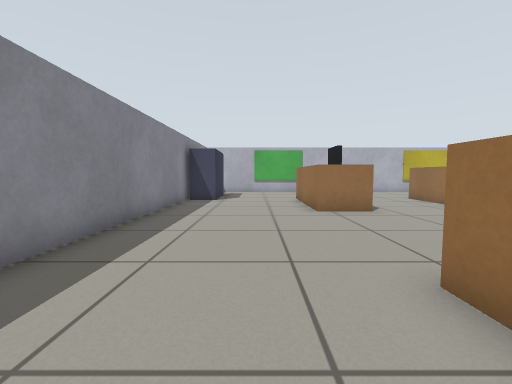
view 1 (above)

18 first-person views from a walk through a Gazebo world. The camera is 0.61 m above the floor, tilts 4° down and sees 90° across. The floor is counted in squares, 0.5 m on a side. Each view is taken from the middle of a square. On the plan, view 1 faces up. The plan holds only what a view shows up to about 12 squares ahead; the rest is blank.

view 2
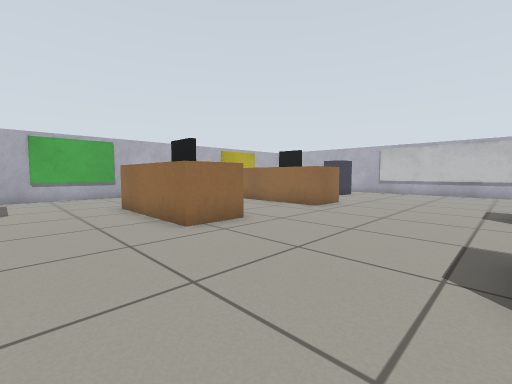

view 3
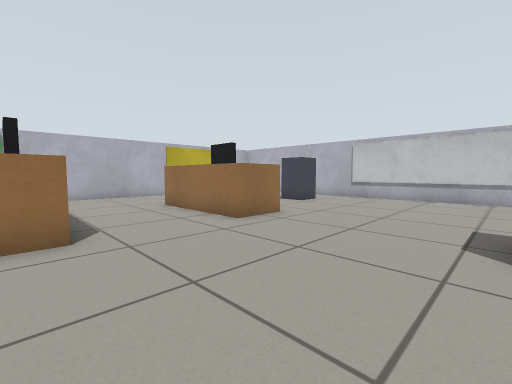

view 4
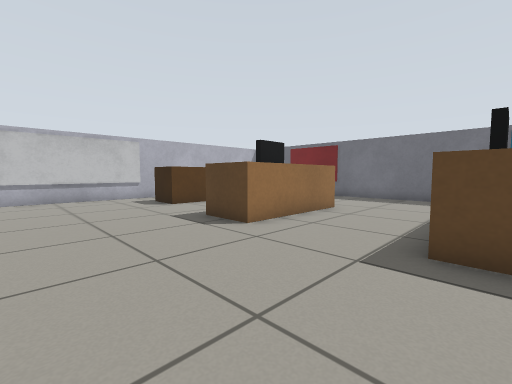

view 5
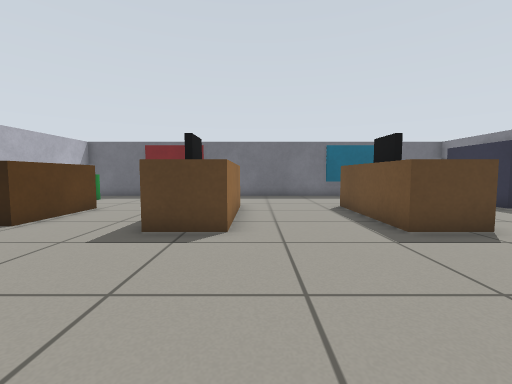

view 6
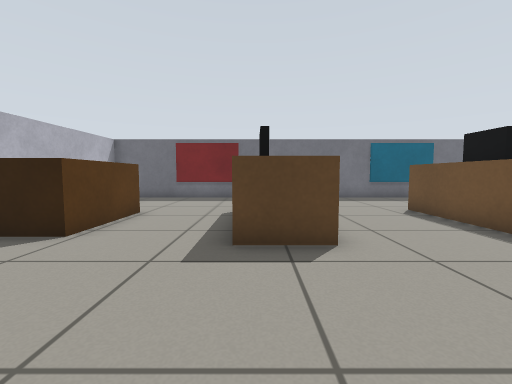

view 7
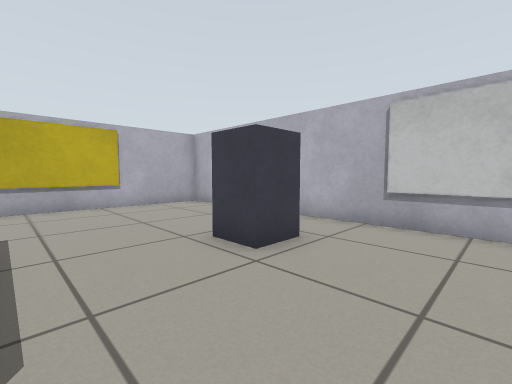

view 8
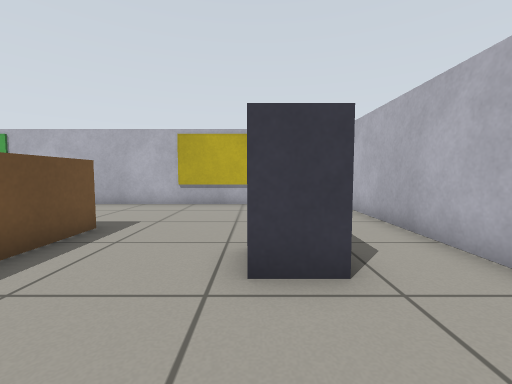

view 9
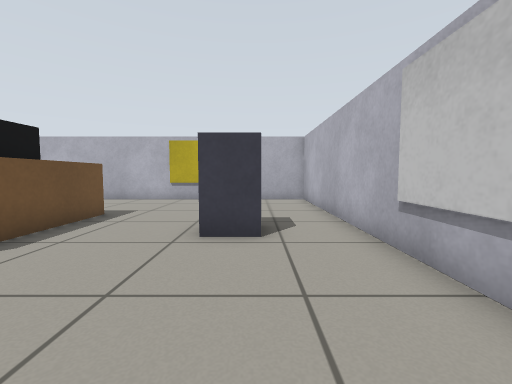

view 10
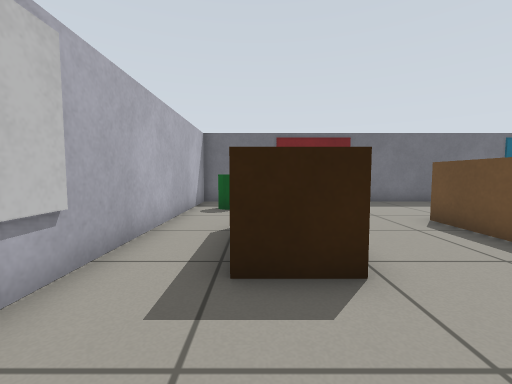

view 11
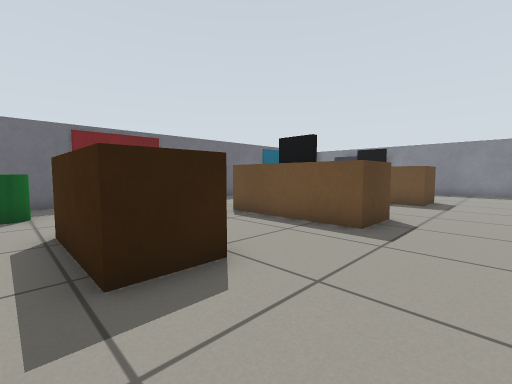

view 12
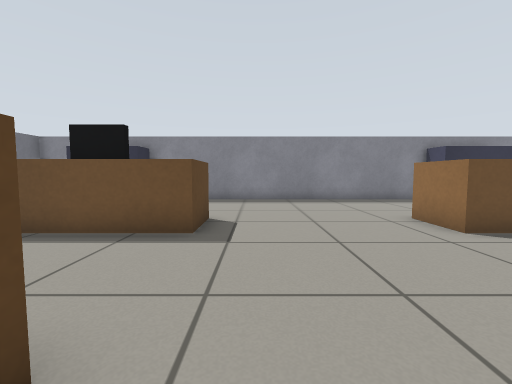

view 13
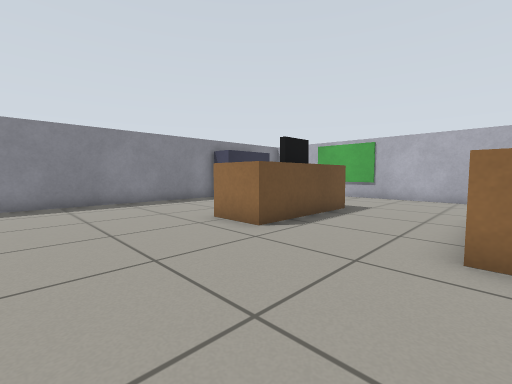

view 14
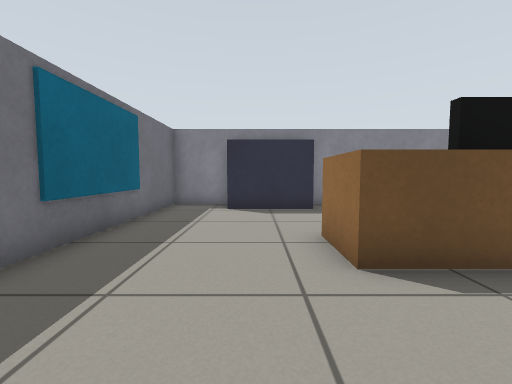

view 15
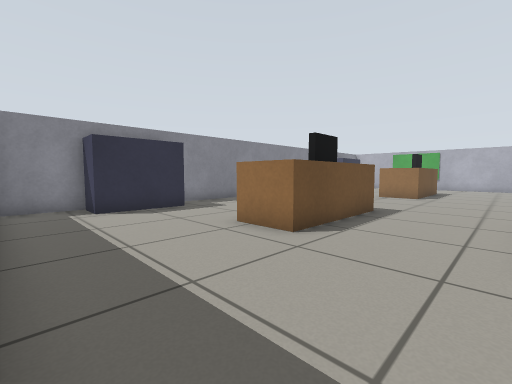

view 16
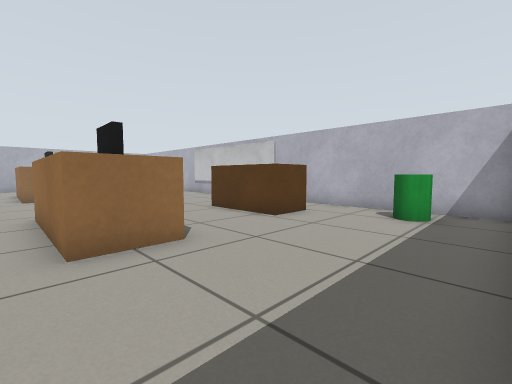

view 17
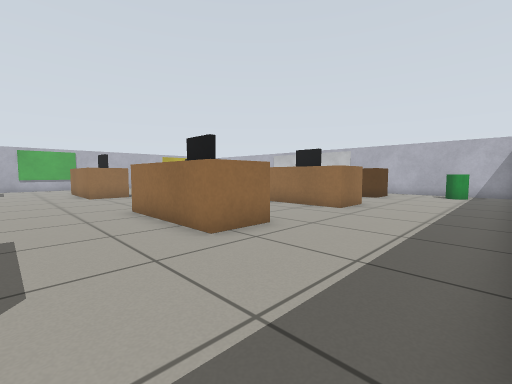

view 18
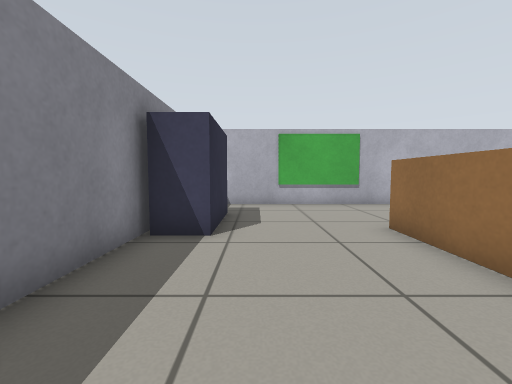

### Floor plan
Points are (right, up) in squares from view 1. A wall is a line through its corners. A room is listed if a view was taken in it or the views show most of it. See-through windows are left out.
Room 1 (views 1, 2, 3, 4, 5, 6, 7, 8, 9, 10, 11, 12, 13, 14, 15, 16, 17, 18)
walls: (16.3, 8.4) (16.3, 17.3) (12.4, 17.3); (-3.3, 11.2) (-3.3, -0.4); (10.6, 17.3) (2.4, 17.3); (0.5, 17.3) (-2.2, 17.3); (2.5, -6.3) (9, -6.3); (-3.3, -4.6) (-3.3, -6.3) (0.6, -6.3); (13, -6.3) (16.3, -6.3) (16.3, 2.6)
objects: cabinet (-3, -4) to (-2, -1); cabinet (-3, 12) to (-2, 15); picture (1, -6) to (2, -6); picture (1, 17) to (2, 17); brown box (2, -1) to (4, 2); brown box (2, 9) to (4, 12); brown box (8, -1) to (9, 2); brown box (8, 9) to (9, 12); picture (11, -6) to (12, -6); picture (11, 17) to (12, 17); brown box (13, -1) to (14, 2); grey box (13, 10) to (14, 11); bin (15, -4); board (16, 3) to (16, 8)

Where each view was taken, in squares from view 1:
view 1: 0 up, 0 right, facing up
view 2: 3 up, 1 left, facing up-right
view 3: 3 up, 3 right, facing up-right
view 4: 7 up, 3 right, facing down-right
view 5: 8 up, 7 right, facing down
view 6: 7 up, 9 right, facing down
view 7: 7 up, 10 right, facing up-right
view 8: 7 up, 13 right, facing up
view 9: 5 up, 14 right, facing up
view 10: 5 up, 14 right, facing down
view 11: 5 up, 15 right, facing down-left
view 12: 4 up, 9 right, facing left
view 13: 4 up, 8 right, facing up-left
view 14: 3 down, 7 right, facing left
view 15: 6 down, 7 right, facing up-left
view 16: 6 down, 7 right, facing up-right
view 17: 6 down, 1 left, facing up-right
view 18: 7 up, 1 left, facing up
